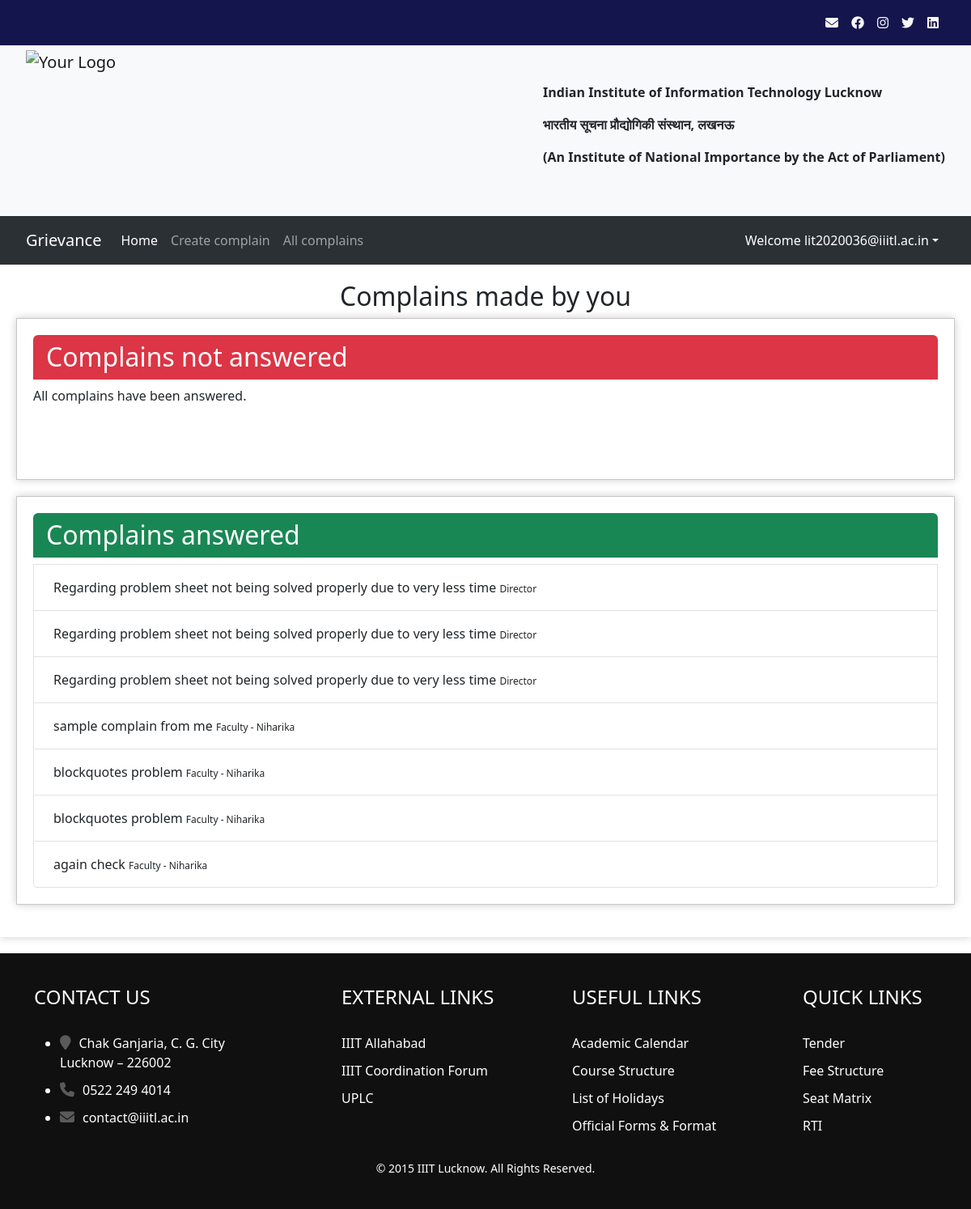
The app's page / (signed in), older data.
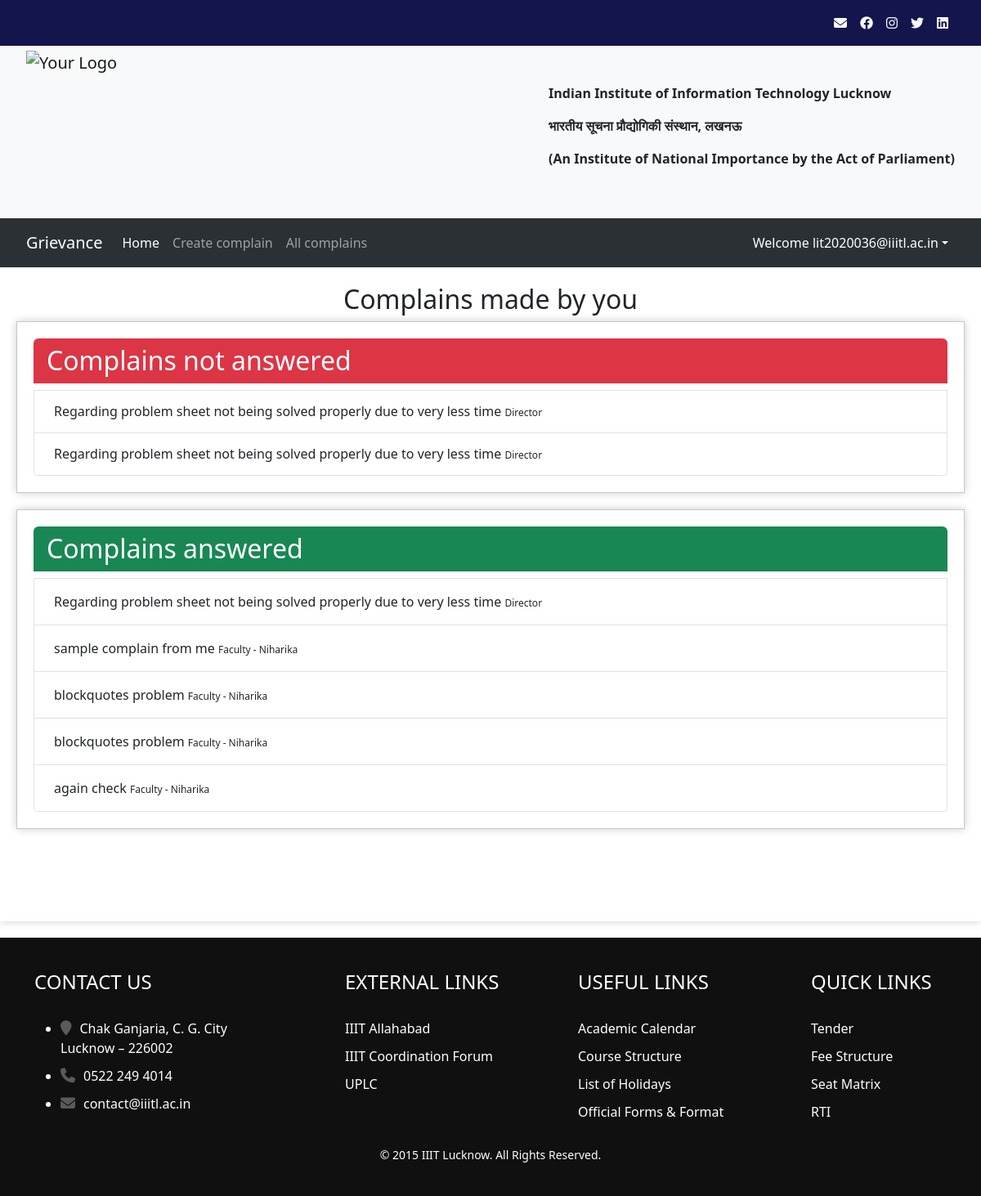
The same page, newer data.
### complainapp/models.py (models this page shows, shortened)
class Complain(models.Model):
    id = models.AutoField
    heading = models.CharField(max_length=300)
    description = models.TextField()
    registered_by = models.ForeignKey(Profile, on_delete=models.CASCADE)
    registered_to = models.ForeignKey('Designation', on_delete=models.CASCADE)
    registered_date = models.DateField(default=now, db_index=True)
    response_date = models.DateField(default=datetime.utcnow() + timedelta(days=2))
    completed = models.BooleanField(default=False)
    likes = models.ManyToManyField(User,related_name="postlike", blank=True, db_index=True)

class Designation(models.Model):
    id = models.AutoField
    name = models.CharField(max_length=100)
    description = models.CharField(max_length=500)
    parent = models.ForeignKey('self', blank=True, default=" ", null=True, on_delete=models.CASCADE)
    designation_holder = models.ForeignKey(Profile, on_delete=models.CASCADE, related_name='designation_holder')
    def __str__(self):
        return self.name

### complainapp/views.py (the view)
# urls.py: path('', views.index, name='index'),
def index(request):
    check_escalation()
    if (request.user.is_authenticated):
        profile = Profile.objects.get(user=request.user)
        answered_complains = Complain.objects.filter(registered_by=profile, completed=True)
        unanswered_complains = Complain.objects.filter(registered_by=profile, completed=False)
        reopencomplainform = ReopenComplainForm()
        escalatecomplainform = EscalateComplainForm()
        return render(request, 'complainapp/index.html', {'answered_complains': answered_complains,
                                                          'unanswered_complains': unanswered_complains,
                                                          'reopencomplainform': reopencomplainform,
                                                          'escalatecomplainform': escalatecomplainform})
    else:
        signupform = SignupForm()
        loginform = LoginForm()
        return render(request, "complainapp/authentication.html", {'signupform': signupform, 'loginform': loginform})

### complainapp/context_processors.py (called while the page is built)
def has_designation(request):
    user = request.user
    if user.is_superuser:
        return {'has_designation': True}
    has_designation = False
    if user.is_authenticated:
        has_designation = Profile.objects.get(user=user).designation_holder.exists()
    return {'has_designation': has_designation}

### complainapp/templatetags/urlactive.py (called while the page is built)
@register.simple_tag(takes_context=True)
def navactive(context, url):
    if context['request'].path == reverse(url):
        return 'active'
    return ''

### complainapp/views.py (called while the page is built, shortened)
def check_escalation():
    current_date = timezone.datetime.now()
    complains = Complain.objects.filter(
        completed=False,
        response_date__lte=current_date,
        registered_to__parent__isnull=False
    )

### templates/complainapp/index.html (shortened to what this page needs)
{% extends 'complainapp/basic.html' %}
{% load static %}
{% block style %}
<link rel="stylesheet" href="{% static '/css/complainapp/index.css' %}">
{% endblock style %}
{% block body %}
{% if user.is_authenticated %}
<div class="content-enclosure">
    <h2 class='text-center'> Complains made by you </h2>
    <div class="complains2" style="min-height:200px">
        <h2 class="bg-danger text-white rounded-top rounded-top px-3 py-2">Complains not answered</h2>
        <div class="list-group complain-list" style="border-radius:0px 0px 5px 5px">
            {% for complain in unanswered_complains %}
            <div class="list-group-item list-group-item-action complain-class" aria-current="true">
                <h6 class="complain-subject m-2">{{ complain.heading }}
                    <small style="font-size: 12px">{{complain.registered_to}}</small>
                </h6>
            </div>
            {% empty %}
            <p>All complains have been answered.</p>
            {% endfor %}
        </div>
    </div>
    <div class="complains1" style="min-height:200px">
        <h2 class="bg-success text-white rounded-top px-3 py-2">Complains answered</h2>
        <div class="list-group complain-list" style="border-radius:0px 0px 5px 5px">
            {% for complain in answered_complains %}
            <div class="list-group-item list-group-item-action complain-class" aria-current="true">
                <div class="complain-subject m-2">{{ complain.heading }}
                    <small style="font-size: 12px">{{complain.registered_to}}</small>
                </div>
            </div>
            {% empty %}
            <p>No complains have been answered yet.</p>
            {% endfor %}
        </div>
    </div>
</div>
{% endif %}
{% endblock body %}

Row changes from the older to the newer data that the page shows:
changed Complain (number 1 of 7 on the later page): moves from the list under "Complains answered" to the list under "Complains not answered"
changed Complain (number 2 of 7 on the later page): moves from the list under "Complains answered" to the list under "Complains not answered"
Text that changed along with them:
text no longer shown: "All complains have been answered."
